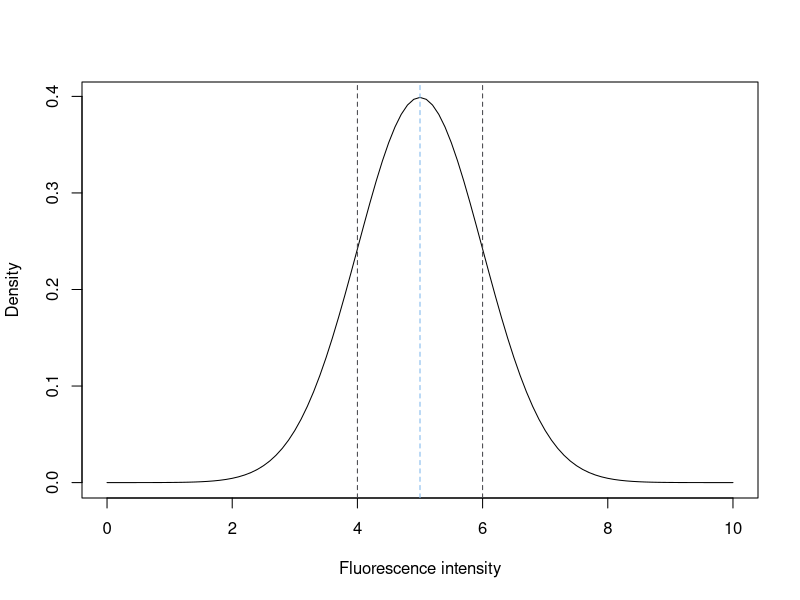
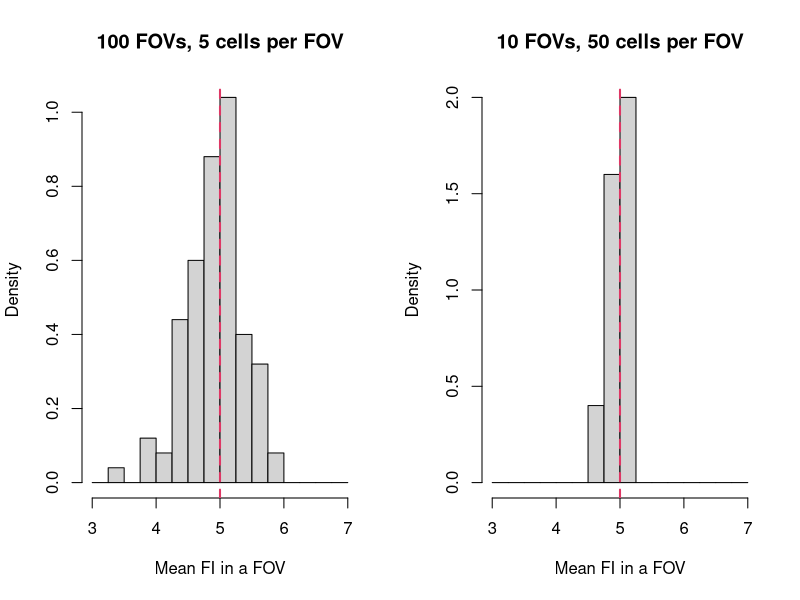
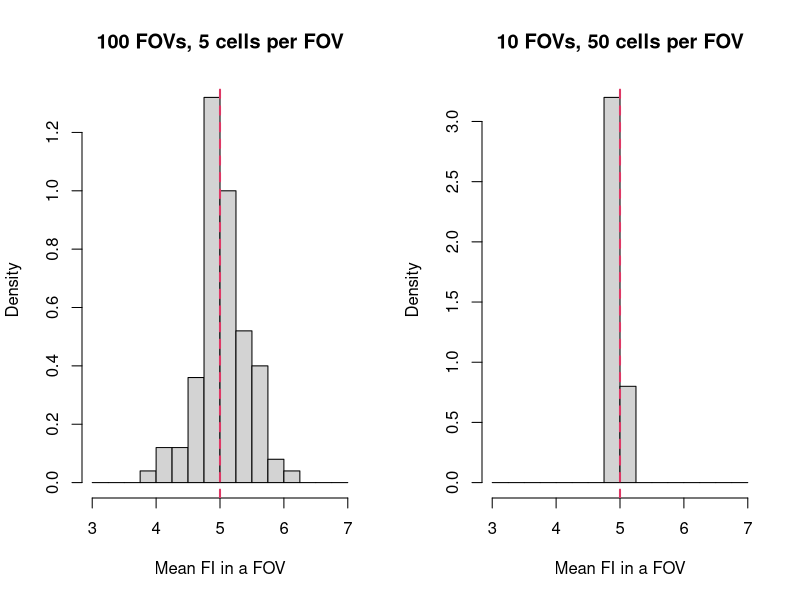
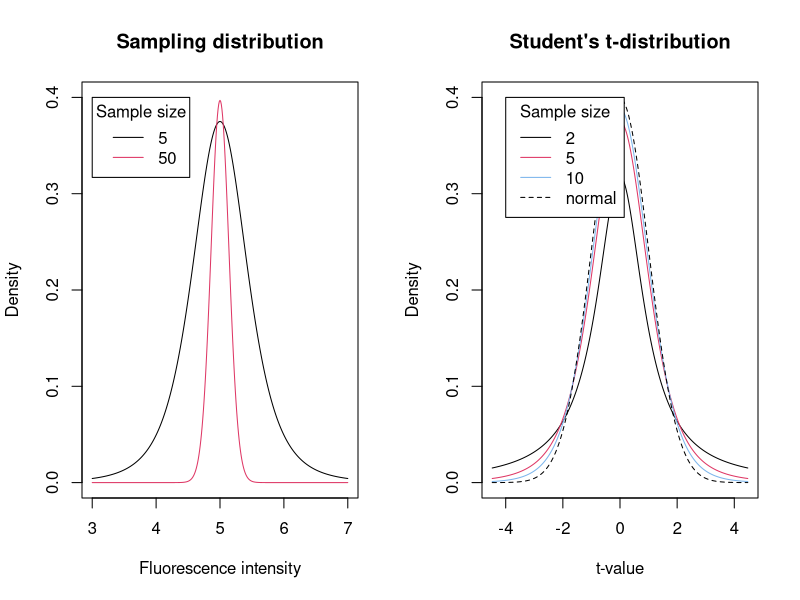
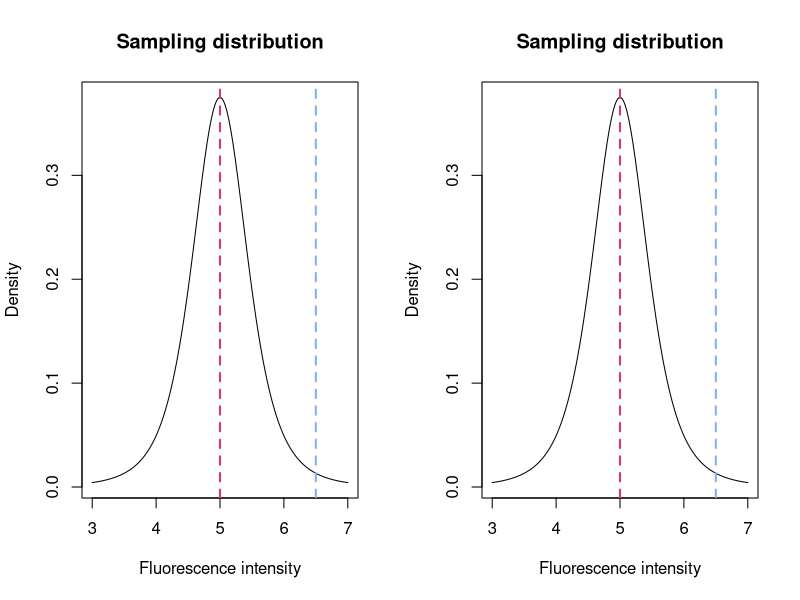
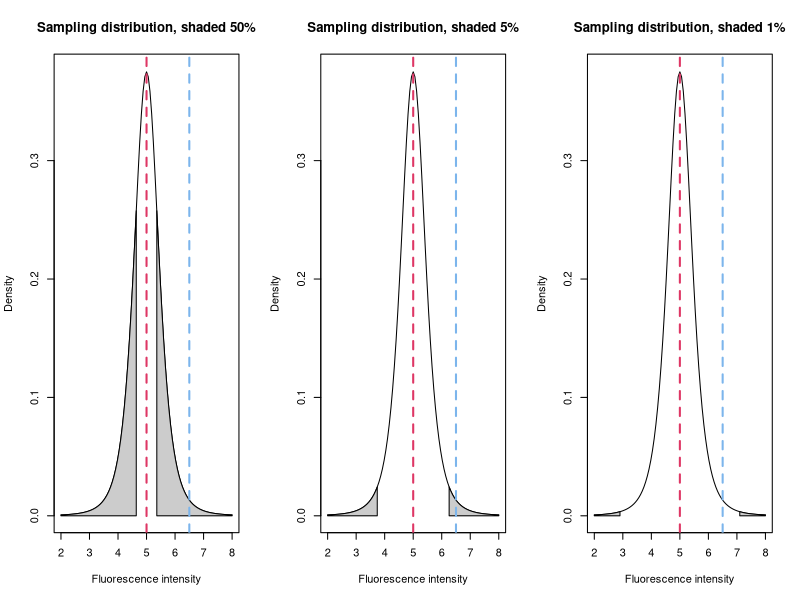
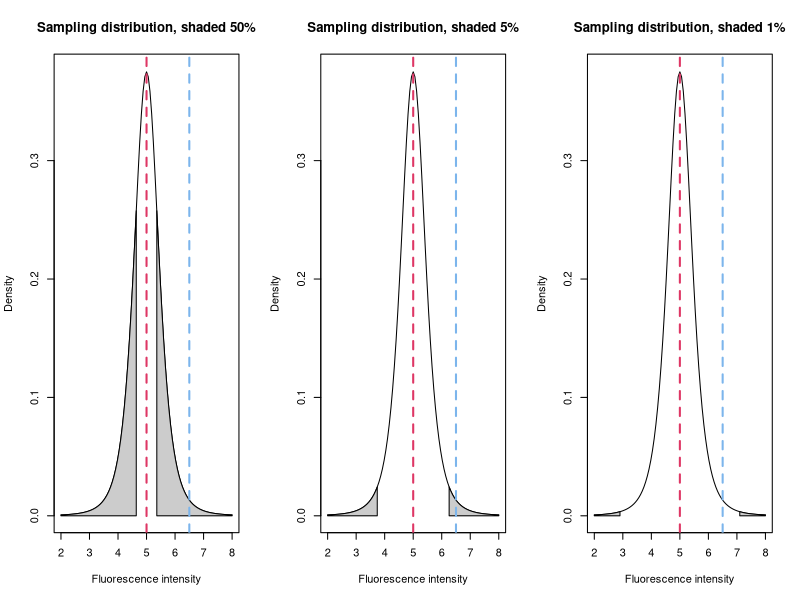
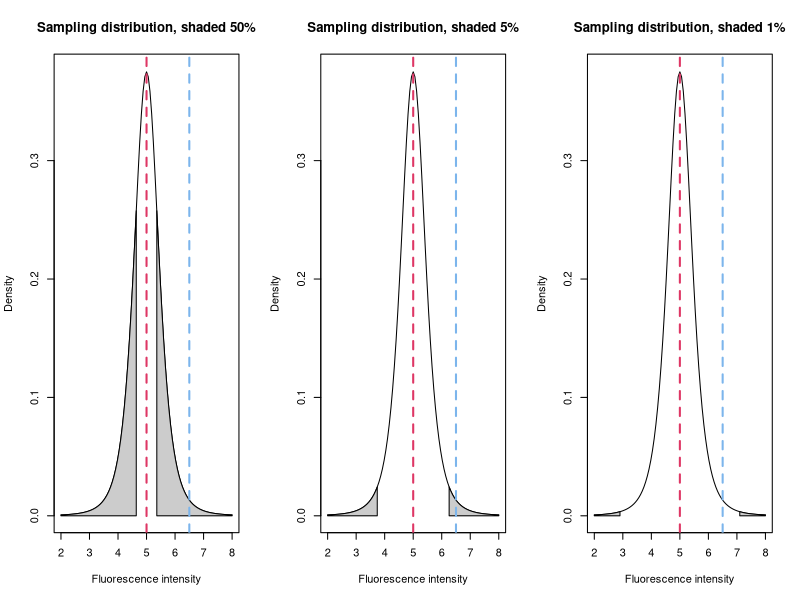

The R source for these figures, in order:
## ---- chunk 1
knitr::opts_chunk$set(echo = FALSE)
## ---- chunk 2
nPopMn = 5.
nPopSD = 1.

{
  plot(function(x) dnorm(x, mean = nPopMn, sd = nPopSD), 0, 10,
       xlab = "Fluorescence intensity",
       ylab = "Density")
  abline(v = 5, lty = 2, col = ggthemes::hc_pal()(3)[1])
  abline(v = c(4, 6), lty = 2, col = ggthemes::hc_pal()(3)[2])
}
## ---- chunk 3
fGenSamples = function(inSampleSz, inSampleN) {
  sapply(1:inSampleN, 
         function(x) 
           mean(rnorm(inSampleSz, nPopMn, nPopSD)))
}


vMeas1Sample = fGenSamples(10, 6)
vMeas1Sample
## ---- chunk 4
fPlotSamples = function(inSampleSz, inSampleN) {
  locV = fGenSamples(inSampleSz, inSampleN)
  
  hist(locV, 
       freq = F, 
       main = sprintf("%d FOVs, %d cells per FOV", inSampleN, inSampleSz), 
       xlim = c(3,7), 
       breaks = seq(3, 7, .25),
       xlab = "Mean FI in a FOV")
  abline(v = nPopMn, col = "#de3765", lty = 2, lwd = 2)
}

{
  par(mfrow = c(1,2))
  fPlotSamples(5, 100)
  fPlotSamples(50, 10)
}
## ---- chunk 5
{
  par(mfrow = c(1,2))
  fPlotSamples(5, 100)
  fPlotSamples(50, 10)
}
## ---- chunk 6
x = seq(3, 7, 0.01)

nSz1 = 5
xT1 = (x - nPopMn) / (nPopSD / sqrt(nSz1))
y1 = dt(xT1, df = nSz1 - 1)

nSz2 = 50
xT2 = (x - nPopMn) / (nPopSD / sqrt(nSz2))
y2 = dt(xT2, df = nSz2 - 1)


{
  plot(x, y1,
       main = "Sampling distribution",
       xlab = "Fluorescence intensity",
       ylab = "Density", 
       type = "l",
       xlim = c(3,7),
       ylim = c(0, 0.4))
  lines(x, 
        y2,
        col = "#de3765")
  legend(3, 0.4,
         legend = c(nSz1, nSz2),
         title = "Sample size",
         col = c("#000000", "#de3765"),
         lty = c(1,1))
}
## ---- chunk 7
{
  plot(xT1, dt(xT1, df = 1),
       main = "Student's t-distribution",
       xlab = "t-value",
       ylab = "Density", 
       type = "l",
       ylim = c(0, 0.4))
  lines(xT1, dt(xT1, df = 4), col = "#de3765")  
  lines(xT1, dt(xT1, df = 9), col = "#7cb5ec")
  lines(xT1, dnorm(xT1), col = "#000000", lty = 2)
  legend(-4, 0.4,
         legend = c(2, 5, 10, "normal"),
         title = "Sample size",
         col = c("#000000", "#de3765", "#7cb5ec", "#000000"),
         lty = c(1,1,1,2))
}
## ---- chunk 8
nSampleMn = 6.5

{
  plot(x, 
       dt(xT1, df = nSz1-1),
       main = "Sampling distribution",
       xlab = "Fluorescence intensity",
       ylab = "Density", 
       type = "l")
  abline(v = nPopMn, col = "#de3765", lty = 2, lwd = 2)
  abline(v = nSampleMn, col = "#7cb5ec", lty = 2, lwd = 2)
}
## ---- chunk 9
{
  plot(x, 
       dt(xT1, df = nSz1-1),
       main = "Sampling distribution",
       xlab = "Fluorescence intensity",
       ylab = "Density", 
       type = "l")
  abline(v = nPopMn, col = "#de3765", lty = 2, lwd = 2)
  abline(v = nSampleMn, col = "#7cb5ec", lty = 2, lwd = 2)
}
## ---- chunk 10
fPlotShadedTdist = function(nSz, nPopMn, nPopSD, nSampleMn = NULL, nFrac, xlim, xn = 100, inv = FALSE) {
  
  x = seq(xlim[1], xlim[2], (xlim[2] - xlim[1])/xn )
  xT = (x - nPopMn) / (nPopSD / sqrt(nSz))
  y = dt(xT, df = nSz-1)
  
  plot(x, 
       y,
       main = sprintf("Sampling distribution, shaded %.1f%%", 100*nFrac),
       xlab = "Fluorescence intensity",
       ylab = "Density", 
       type = "l",
       xlim = xlim,
       ylim = c(0, 0.4))
  
  if (inv) {
    xL = qt(nFrac/2, df = nSz-1) / sqrt(nSz) + nPopMn
    xR = qt(1 - nFrac/2, df = nSz-1) / sqrt(nSz) + nPopMn
    
    polygon(c(min(x), x[x<=xL], max(x[x<=xL])), 
            c(0, y[x<=xL], 0), 
            col="grey80")
    polygon(c(x[x>=xR], max(x), min(x[x>=xR])), 
            c(y[x>=xR], 0, 0), 
            col="grey80")
  } else {
    xL = qt((1-nFrac)/2, df = nSz-1) / sqrt(nSz) + nPopMn
    xR = qt((1 + nFrac)/2, df = nSz-1) / sqrt(nSz) + nPopMn
    
    polygon(c(min(x[x>=xL]), x[x>=xL & x<=xR], max(x[x<=xR])), 
            c(0,             y[x>=xL & x<=xR], 0), 
            col="grey80")
    
  }
  
  abline(v = nPopMn, col = "#de3765", lty = 2, lwd = 2)
  
  if (!missing(nSampleMn)) {
    abline(v = nSampleMn, col = "#7cb5ec", lty = 2, lwd = 2)
  }
  
}

fPlotShadedTdist = function(nSz, nMn, nSD, vertLines, vertLinesCol, nFrac, xlim, xn = 100, inv, ...) {
  
  x = seq(xlim[1], xlim[2], (xlim[2] - xlim[1])/xn )
  xT = (x - nMn) / (nSD / sqrt(nSz))
  y = dt(xT, df = nSz-1)
  
  plot(x, 
       y,
       type = "l",
       xlim = xlim,
       ...)
  
  if (!missing(inv)) {
    if (inv) {
      xL = qt(nFrac/2, df = nSz-1) * nSD / sqrt(nSz) + nMn
      xR = qt(1 - nFrac/2, df = nSz-1) * nSD / sqrt(nSz) + nMn
      
      polygon(c(min(x), x[x<=xL], max(x[x<=xL])), 
              c(0, y[x<=xL], 0), 
              col="grey80")
      polygon(c(x[x>=xR], max(x), min(x[x>=xR])), 
              c(y[x>=xR], 0, 0), 
              col="grey80")
    } else {
      xL = qt((1-nFrac)/2, df = nSz-1) * nSD / sqrt(nSz) + nMn
      xR = qt((1 + nFrac)/2, df = nSz-1) * nSD / sqrt(nSz) + nMn
      
      polygon(c(min(x[x>=xL]), x[x>=xL & x<=xR], max(x[x<=xR])), 
              c(0,             y[x>=xL & x<=xR], 0), 
              col="grey80")
    }
  }
  
  if (!missing(vertLines) & !(missing(vertLinesCol))) {
    abline(v = vertLines, col = vertLinesCol, lty = 2, lwd = 2)
  }
  
}

{
  par(mfrow = c(1,3))
  fPlotShadedTdist(nSz = nSz1, nMn = nPopMn, nSD = nPopSD, 
                   vertLines = c(nPopMn, nSampleMn), 
                   vertLinesCol = c("#de3765", "#7cb5ec"),
                   nFrac = 0.5, xlim = c(2,8), inv = T, 
                   main = "Sampling distribution, shaded 50%",
                   xlab = "Fluorescence intensity",
                   ylab = "Density")  
  fPlotShadedTdist(nSz = nSz1, nMn = nPopMn, nSD = nPopSD, 
                   vertLines = c(nPopMn, nSampleMn), 
                   vertLinesCol = c("#de3765", "#7cb5ec"),
                   nFrac = 0.05, xlim = c(2,8), inv = T, 
                   main = "Sampling distribution, shaded 5%",
                   xlab = "Fluorescence intensity",
                   ylab = "Density")  
  fPlotShadedTdist(nSz = nSz1, nMn = nPopMn, nSD = nPopSD, 
                   vertLines = c(nPopMn, nSampleMn), 
                   vertLinesCol = c("#de3765", "#7cb5ec"),
                   nFrac = 0.01, xlim = c(2,8), inv = T, 
                   main = "Sampling distribution, shaded 1%",
                   xlab = "Fluorescence intensity",
                   ylab = "Density")  
}
## ---- chunk 11
{
  par(mfrow = c(1,3))
  fPlotShadedTdist(nSz = nSz1, nMn = nPopMn, nSD = nPopSD, 
                   vertLines = c(nPopMn, nSampleMn), 
                   vertLinesCol = c("#de3765", "#7cb5ec"),
                   nFrac = 0.5, xlim = c(2,8), inv = T, 
                   main = "Sampling distribution, shaded 50%",
                   xlab = "Fluorescence intensity",
                   ylab = "Density")  
  fPlotShadedTdist(nSz = nSz1, nMn = nPopMn, nSD = nPopSD, 
                   vertLines = c(nPopMn, nSampleMn), 
                   vertLinesCol = c("#de3765", "#7cb5ec"),
                   nFrac = 0.05, xlim = c(2,8), inv = T, 
                   main = "Sampling distribution, shaded 5%",
                   xlab = "Fluorescence intensity",
                   ylab = "Density")  
  fPlotShadedTdist(nSz = nSz1, nMn = nPopMn, nSD = nPopSD, 
                   vertLines = c(nPopMn, nSampleMn), 
                   vertLinesCol = c("#de3765", "#7cb5ec"),
                   nFrac = 0.01, xlim = c(2,8), inv = T, 
                   main = "Sampling distribution, shaded 1%",
                   xlab = "Fluorescence intensity",
                   ylab = "Density")  
}
## ---- chunk 12
{
  par(mfrow = c(1,3))
  fPlotShadedTdist(nSz = nSz1, nMn = nPopMn, nSD = nPopSD, 
                   vertLines = c(nPopMn, nSampleMn), 
                   vertLinesCol = c("#de3765", "#7cb5ec"),
                   nFrac = 0.5, xlim = c(2,8), inv = T, 
                   main = "Sampling distribution, shaded 50%",
                   xlab = "Fluorescence intensity",
                   ylab = "Density")  
  fPlotShadedTdist(nSz = nSz1, nMn = nPopMn, nSD = nPopSD, 
                   vertLines = c(nPopMn, nSampleMn), 
                   vertLinesCol = c("#de3765", "#7cb5ec"),
                   nFrac = 0.05, xlim = c(2,8), inv = T, 
                   main = "Sampling distribution, shaded 5%",
                   xlab = "Fluorescence intensity",
                   ylab = "Density")  
  fPlotShadedTdist(nSz = nSz1, nMn = nPopMn, nSD = nPopSD, 
                   vertLines = c(nPopMn, nSampleMn), 
                   vertLinesCol = c("#de3765", "#7cb5ec"),
                   nFrac = 0.01, xlim = c(2,8), inv = T, 
                   main = "Sampling distribution, shaded 1%",
                   xlab = "Fluorescence intensity",
                   ylab = "Density")  
}
## ---- chunk 13
nFrac = 2*(1- pt( (nSampleMn - nPopMn) / (nPopSD / sqrt(nSz1)), 
                  df = nSz1-1))

fPlotShadedTdist(nSz = nSz1, 
                 nMn = nPopMn, nSD = nPopSD, 
                 nFrac = nFrac, 
                 vertLines = c(nPopMn, nSampleMn),
                 vertLinesCol = c("#de3765", "#7cb5ec"),
                 xlim = c(3,7), xn = 1000, inv = T,
                 main = sprintf("Sampling distribution, shaded %.1f%%", 100*nFrac),
                 xlab = "Fluorescence intensity",
                 ylab = "Density")
## ---- chunk 14
fPlotShadedTdist(nSz = nSz1, 
                 nMn = nPopMn, nSD = nPopSD, 
                 nFrac = nFrac, 
                 vertLines = c(nPopMn, nSampleMn),
                 vertLinesCol = c("#de3765", "#7cb5ec"),
                 xlim = c(3,7), xn = 1000, inv = T,
                 main = sprintf("Sampling distribution, shaded %.1f%%", 100*nFrac),
                 xlab = "Fluorescence intensity",
                 ylab = "Density")
## ---- chunk 15
fPlotShadedTdist(nSz = nSz1, 
                 nMn = 4.2, nSD = 1, 
                 vertLines = 4.2, 
                 vertLinesCol = c("#7cb5ec"),
                 xlim = c(2,6.4), 
                 xn = 1000,
                 main = "Sampling distribution, size = 5",
                 xlab = "Fluorescence intensity",
                 ylab = "Density")
## ---- chunk 16
fPlotShadedTdist(nSz = nSz1, 
                 nMn = 4.2, nSD = 1, 
                 vertLines = 4.2, 
                 vertLinesCol = c("#7cb5ec"),
                 xlim = c(2,6.4), 
                 xn = 1000,
                 main = "Sampling distribution, size = 5",
                 xlab = "Fluorescence intensity",
                 ylab = "Density")
## ---- chunk 17
fPlotShadedTdist(nSz = nSz1, 
                 nMn = 4.2, nSD = 1, 
                 vertLines = 4.2, 
                 vertLinesCol = c("#7cb5ec"),
                 nFrac = .95, 
                 xlim = c(2,6.4), 
                 xn = 1000,
                 inv = F,
                 main = "95% CI for sample mean=4.2",
                 xlab = "Fluorescence intensity",
                 ylab = "Density")
## ---- chunk 18
{
  par(mfrow = c(3,2))
  fPlotShadedTdist(nSz = nSz1, 
                   nMn = 4.2, nSD = 1, 
                   vertLines = c(4.2, 5), 
                   vertLinesCol = c("#7cb5ec", "#de3765"),
                   nFrac = .95, 
                   xlim = c(3,7), 
                   xn = 1000,
                   inv = F,
                   xlab = "",
                   ylab = "Density")
  fPlotShadedTdist(nSz = nSz1, 
                   nMn = 3.8, nSD = 1, 
                   vertLines = c(3.8, 5), 
                   vertLinesCol = c("#7cb5ec", "#de3765"),
                   nFrac = .95, 
                   xlim = c(3,7), 
                   xn = 1000,
                   inv = F,
                   xlab = "",
                   ylab = "")
  fPlotShadedTdist(nSz = nSz1, 
                   nMn = 5.1, nSD = 1, 
                   vertLines = c(5.1, 5), 
                   vertLinesCol = c("#7cb5ec", "#de3765"),
                   nFrac = .95, 
                   xlim = c(3,7), 
                   xn = 1000,
                   inv = F,
                   xlab = "",
                   ylab = "Density")
  fPlotShadedTdist(nSz = nSz1, 
                   nMn = 4.5, nSD = 1, 
                   vertLines = c(4.5, 5), 
                   vertLinesCol = c("#7cb5ec", "#de3765"),
                   nFrac = .95, 
                   xlim = c(3,7), 
                   xn = 1000,
                   inv = F,
                   xlab = "",
                   ylab = "")
  fPlotShadedTdist(nSz = nSz1, 
                   nMn = 5.6, nSD = 1, 
                   vertLines = c(5.6, 5), 
                   vertLinesCol = c("#7cb5ec", "#de3765"),
                   nFrac = .95, 
                   xlim = c(3,7), 
                   xn = 1000,
                   inv = F,
                   xlab = "Fluorescence intensity",
                   ylab = "Density")
  fPlotShadedTdist(nSz = nSz1, 
                   nMn = 5.3, nSD = 1, 
                   vertLines = c(5.3, 5), 
                   vertLinesCol = c("#7cb5ec", "#de3765"),
                   nFrac = .95, 
                   xlim = c(3,7), 
                   xn = 1000,
                   inv = F,
                   xlab = "Fluorescence intensity",
                   ylab = "")
}
## ---- chunk 19
fPlotShadedTdist(nSz = nSz1, nMn = nPopMn, nSD = nPopSD, 
                 vertLines = c(nPopMn, nSampleMn), 
                 vertLinesCol = c("#de3765", "#7cb5ec"),
                 nFrac = 0.05, xlim = c(2,8), inv = T, 
                 main = "Sampling distribution, shaded 1%",
                 xlab = "Fluorescence intensity",
                 ylab = "Density")  
## ---- chunk 20
fPlotShadedTdist(nSz = nSz1, nMn = 4.2, nSD = 1, 
                 vertLines = c(4.2, 5), 
                 vertLinesCol = c("#7cb5ec", "#de3765"),
                 nFrac = 0.95, xlim = c(2,8), inv = F, 
                 main = "95% CI for sample mean 4.2",
                 xlab = "Fluorescence intensity",
                 ylab = "Density")  
